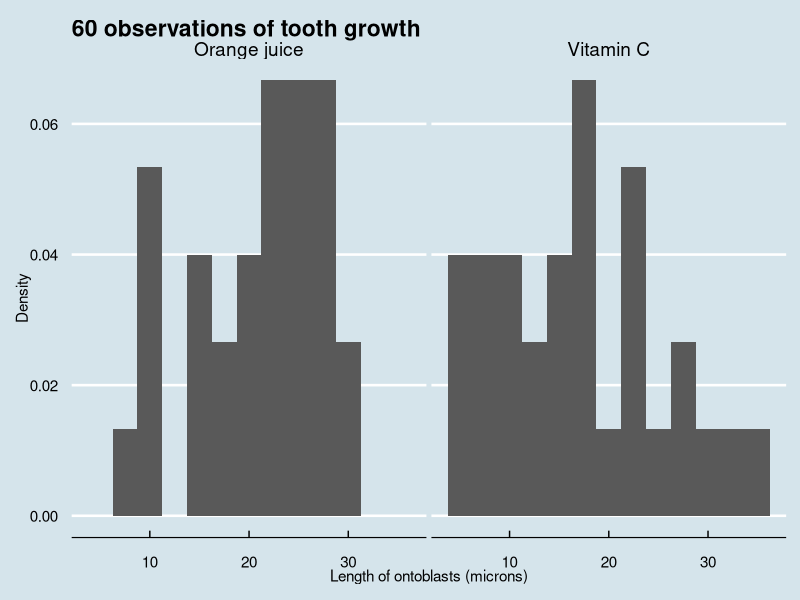
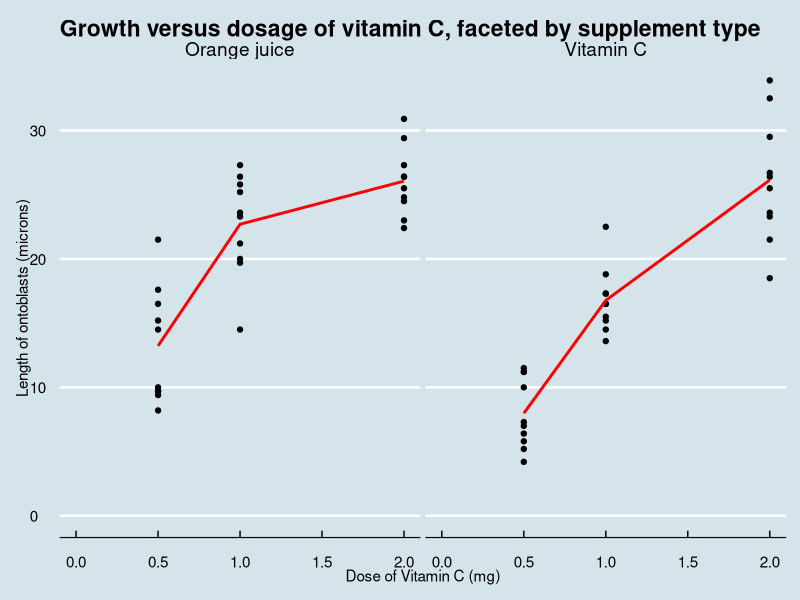

Reproduce these figures in R, in order. (Note: this script raises an error after producing the figures.)
## ---- chunk 1
library("datasets")
## ---- chunk 2
str(ToothGrowth)
summary(ToothGrowth)
## ---- chunk 3
library("ggplot2")
library("ggthemes")
levels(ToothGrowth$supp) <- c("Orange juice", "Vitamin C")
## ---- chunk 4
# Density histogram, faceted by supplement type.
p <- ggplot(data=ToothGrowth, aes(x=len))
p <- p + geom_histogram(aes(y=..density..), binwidth = 2.5)
p <- p + facet_grid(. ~ supp)
p <- p + ggtitle("60 observations of tooth growth") + 
  ylab("Density") + 
  xlab("Length of ontoblasts (microns)") +
  theme_economist()
p
## ---- chunk 5
# Growth (length) against dose, faceted by supplement type.
g <- ggplot(data=ToothGrowth, aes(x=dose, y=len))
g <- g + geom_point()
g <- g + stat_summary(geom = "line", fun.y = mean, size = 1, col = "red")
g <- g + expand_limits(x=0,y=0) + 
  ylab("Length of ontoblasts (microns)") + 
  xlab("Dose of Vitamin C (mg)") +
  ggtitle("Growth versus dosage of vitamin C, faceted by supplement type") +
  theme_economist()
g <- g + facet_grid(. ~ supp)
g
## ---- chunk 6
ci <- function(ttout) { 
  i <- round(as.vector(ttout$conf.int), 2)
  paste0("(", i[1], ", ", i[2], ")")
}
ttig95 <- t.test(len ~ I(relevel(supp, 2)), paired=FALSE, data=ToothGrowth)
ttig90 <- t.test(len ~ I(relevel(supp, 2)), paired=FALSE, data=ToothGrowth, conf.level=0.9)
ttig95
## ---- chunk 7
t.test(len ~ I(relevel(supp, 2)), paired=TRUE, data=ToothGrowth)
